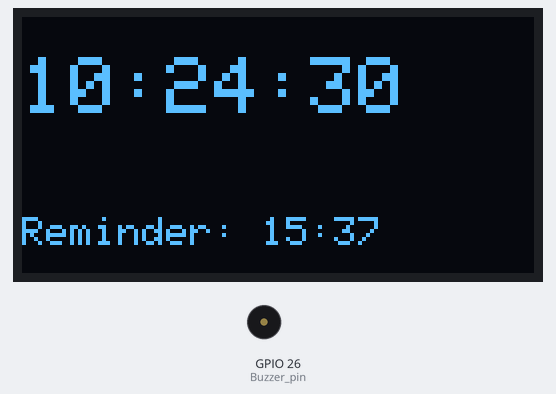
The sketch below on a simulated ESP32. Shown: 128×64 one-colour display, buzzer (waves = sounding, pin HIGH). The local clock reads 2024-03-15 10:24:30 at power-on unless the sketch sets it.

Above: at 0.1 s.
At 4.2 s:
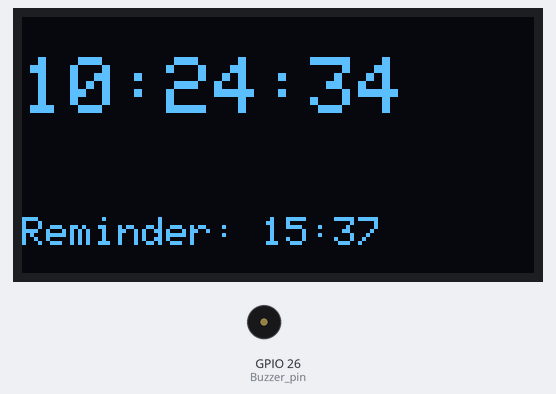
At 9.3 s:
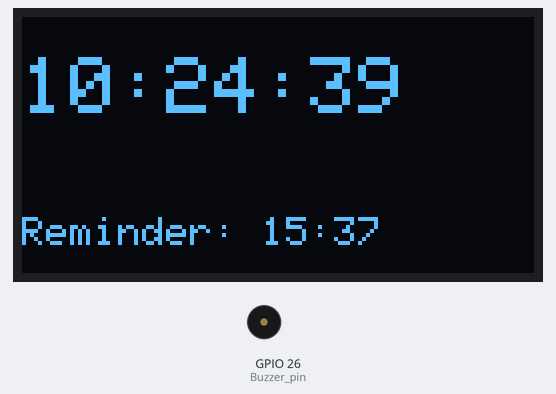
At 18.6 s:
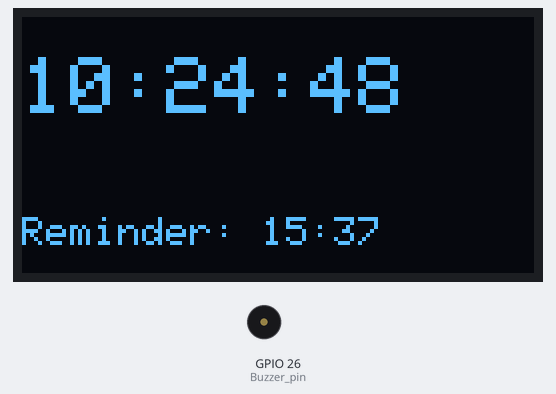
At 27.8 s:
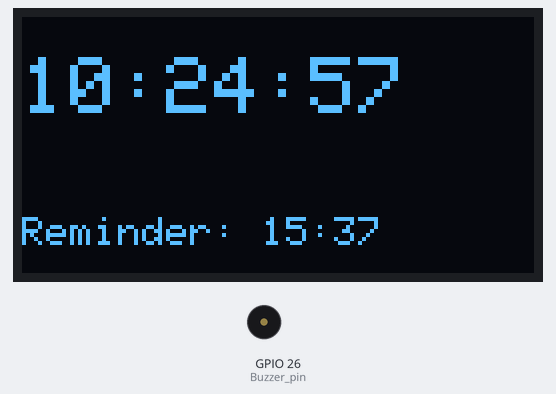
At 38.1 s:
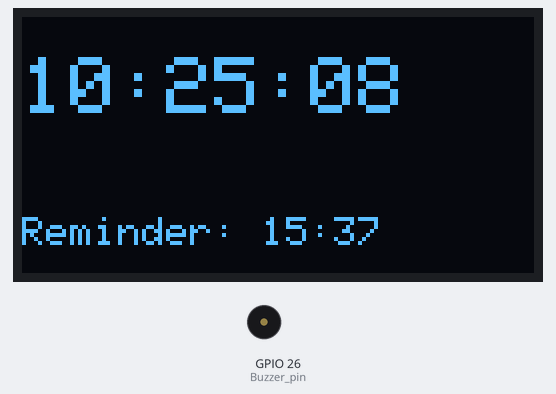

Measured:
- what the display in image 1 shows lasts 1.0 s, from 4.2 s to 5.2 s

The sketch:

RTCbuzzerDisplayTest.ino
```cpp
#include <Wire.h>
#include <Adafruit_GFX.h>
#include <Adafruit_SSD1306.h>
#include "RTClib.h"

#define SCREEN_WIDTH 128
#define SCREEN_HEIGHT 64
#define OLED_RESET     -1  // Not used, but required
Adafruit_SSD1306 display(SCREEN_WIDTH, SCREEN_HEIGHT, &Wire, OLED_RESET);

RTC_DS3231 rtc;

int reminderHour = 15;     // Set your reminder hour here
int reminderMinute = 37;   // Set your reminder minute here
bool reminderTriggered = false;

void setup() {
  Serial.begin(115200);
  Wire.begin();

  if (!rtc.begin()) {
    Serial.println("Couldn't find RTC");
    while (1);
  }

  if (rtc.lostPower()) {
    Serial.println("RTC lost power, setting the time!");
    rtc.adjust(DateTime(F(__DATE__), F(__TIME__))); // Set to compile time
  }

  if (!display.begin(SSD1306_SWITCHCAPVCC, 0x3C)) {
    Serial.println("SSD1306 allocation failed");
    while (1);
  }

  pinMode(26, OUTPUT); // Buzzer pin
  display.clearDisplay();
}

void loop() {
  DateTime now = rtc.now();

  // Display current time
  display.clearDisplay();
  display.setTextSize(2);
  display.setTextColor(SSD1306_WHITE);
  display.setCursor(0, 10);
  display.printf("%02d:%02d:%02d", now.hour(), now.minute(), now.second());

  // Display reminder time
  display.setTextSize(1);
  display.setCursor(0, 50);
  display.print("Reminder: ");
  display.printf("%02d:%02d", reminderHour, reminderMinute);
  display.display();

  // Check for alarm time
  if (now.hour() == reminderHour && now.minute() == reminderMinute && !reminderTriggered) {
    tone(26, 1000);  // Buzzer on
    delay(10000);     // Ring for 10 seconds
    noTone(26);      // Buzzer off
    reminderTriggered = true;
  }

  // Reset reminder trigger flag after a minute
  if (now.minute() != reminderMinute) {
    reminderTriggered = false;
  }

  delay(1000); // Update every second
}
```
